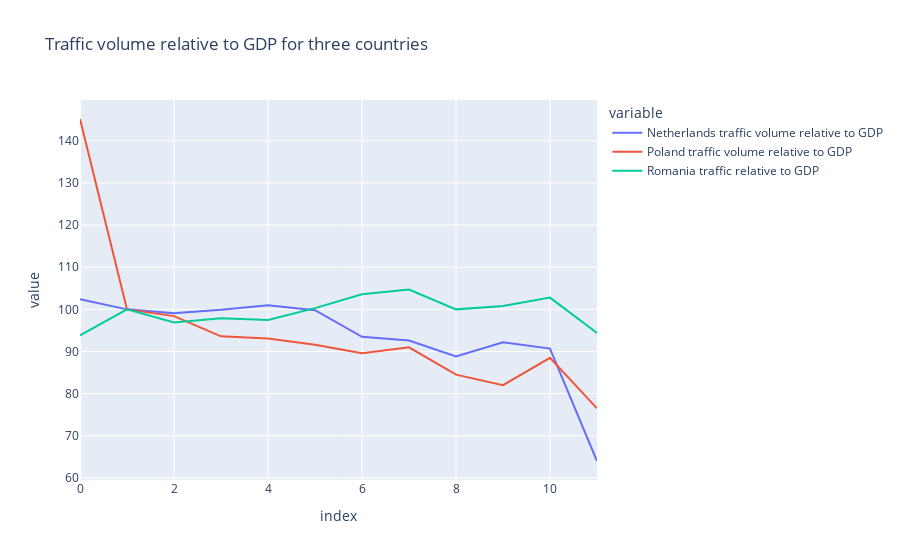
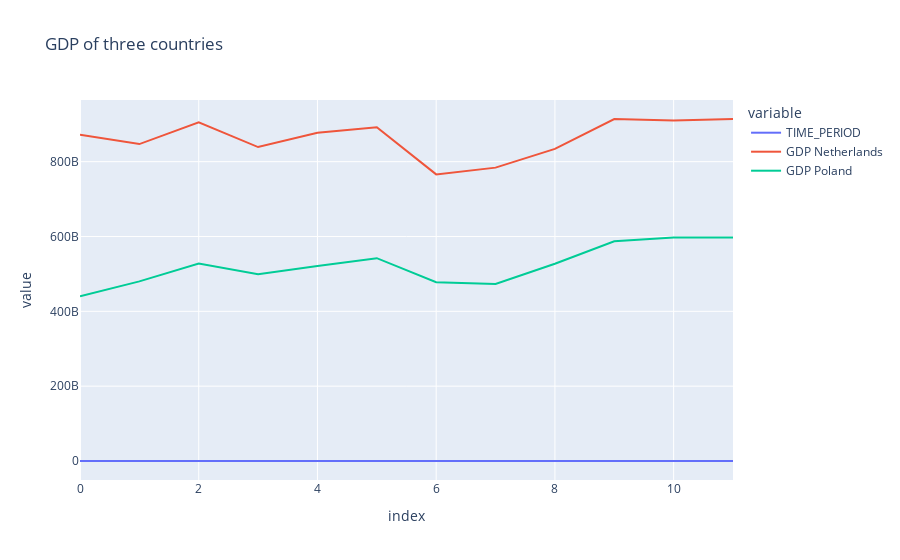
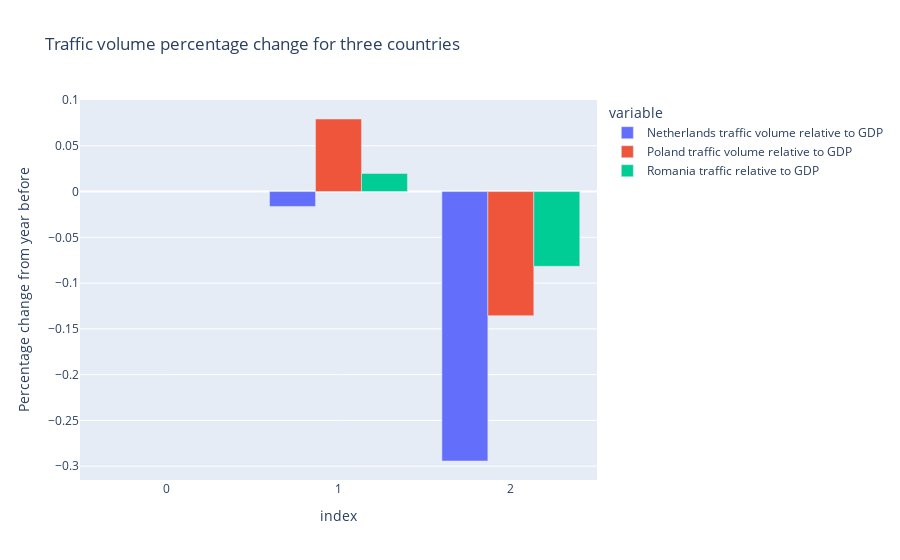
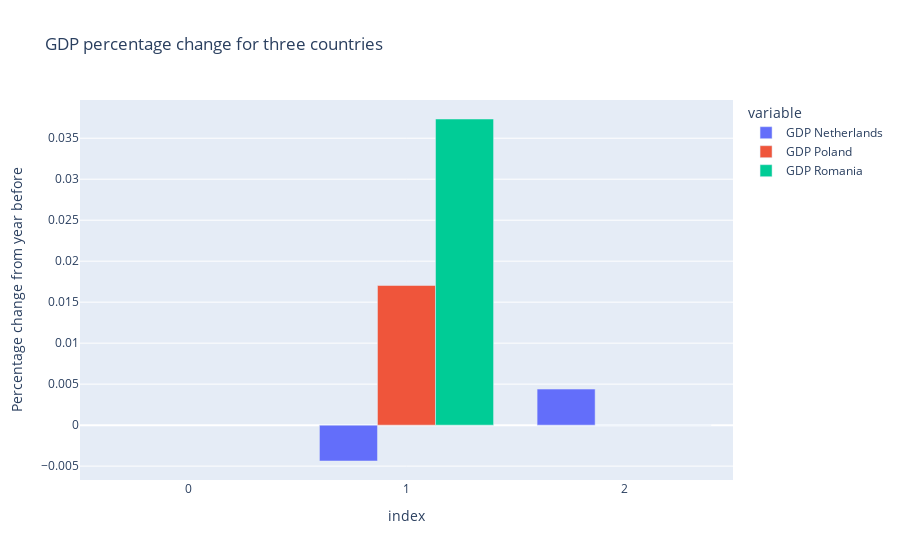

Notebook code cell kept with these figures, in order:
### Code cell
# Make graph showing the Traffic volume relative to GDP over time for the three countries
Traffic_volume = ["Netherlands traffic volume relative to GDP", "Poland traffic volume relative to GDP", "Romania traffic relative to GDP"]
fig = px.line(df_GDP_Traffic_3countries, x=df_GDP_Traffic_3countries.index, y=Traffic_volume, title="Traffic volume relative to GDP for three countries")
fig.show()

# Make graph showing the GDP of the three countries
GDP = ["GDP Netherlands", "GDP Poland", "GDP Romania"]
fig = px.line(df_GDP_Traffic_3countries, x=df_GDP_Traffic_3countries.index, y=df_GDP_Traffic_3countries.columns[0:3], title="GDP of three countries")
fig.show()

# Make bar plot showing the percentual change in Traffic volume
fig = px.bar(df_GDP_Traffic_3countries_COVID, x=df_GDP_Traffic_3countries_COVID.index, y=Traffic_volume, title="Traffic volume percentage change for three countries", barmode='group', labels={
                     "value": "Percentage change from year before"})           
fig.show()

# Make bar plot showing the percentual change in GDP
fig = px.bar(df_GDP_Traffic_3countries_COVID, x=df_GDP_Traffic_3countries_COVID.index, y=GDP, title="GDP percentage change for three countries", barmode='group', labels={
                     "value": "Percentage change from year before"})           
fig.show()

# Make bar plot showing the number of COVID cases 2019 and 2020
Cases = ["COVID_cases_Netherlands", 'COVID_cases_Poland', 'COVID_cases_Romania']
fig = px.bar(df_COVID_final, x="year", y=Cases, title="COVID cases 2019 and 2020", barmode='group', labels={
                     "value": "COVID cases"})           
fig.show()

# Make bar plot showing the number of COVID deaths 2019 and 2020
Deaths = ["COVID_deaths_Netherlands", 'COVID_deaths_Poland', 'COVID_deaths_Romania']
fig = px.bar(df_COVID_final, x="year", y=Deaths, title="COVID deaths 2019 and 2020", barmode='group', labels={
                     "value": "COVID deaths"})           
fig.show()

### Figure 1 — Plotly figure (JSON) as saved in the notebook; plotly's stock layout.template omitted (floating-point values rounded to 4 significant figures)
{"data": [{"hovertemplate": "variable=Netherlands traffic volume relative to GDP<br>index=%{x}<br>value=%{y}<extra></extra>", "legendgroup": "Netherlands traffic volume relative to GDP", "line": {"color": "#636efa", "dash": "solid"}, "mode": "lines", "name": "Netherlands traffic volume relative to GDP", "orientation": "v", "showlegend": true, "type": "scatter", "x": [0, 1, 2, 3, 4, 5, 6, 7, 8, 9, 10, 11], "xaxis": "x", "y": [102.4, 100, 99.1, 99.9, 101, 99.8, 93.5, 92.6, 88.8, 92.2, 90.7, 64], "yaxis": "y"}, {"hovertemplate": "variable=Poland traffic volume relative to GDP<br>index=%{x}<br>value=%{y}<extra></extra>", "legendgroup": "Poland traffic volume relative to GDP", "line": {"color": "#EF553B", "dash": "solid"}, "mode": "lines", "name": "Poland traffic volume relative to GDP", "orientation": "v", "showlegend": true, "type": "scatter", "x": [0, 1, 2, 3, 4, 5, 6, 7, 8, 9, 10, 11], "xaxis": "x", "y": [145.2, 100, 98.4, 93.6, 93.1, 91.6, 89.6, 91, 84.5, 82, 88.5, 76.5], "yaxis": "y"}, {"hovertemplate": "variable=Romania traffic relative to GDP<br>index=%{x}<br>value=%{y}<extra></extra>", "legendgroup": "Romania traffic relative to GDP", "line": {"color": "#00cc96", "dash": "solid"}, "mode": "lines", "name": "Romania traffic relative to GDP", "orientation": "v", "showlegend": true, "type": "scatter", "x": [0, 1, 2, 3, 4, 5, 6, 7, 8, 9, 10, 11], "xaxis": "x", "y": [93.8, 100, 96.9, 97.9, 97.5, 100.3, 103.6, 104.7, 100, 100.8, 102.8, 94.4], "yaxis": "y"}], "layout": {"legend": {"title": {"text": "variable"}, "tracegroupgap": 0}, "title": {"text": "Traffic volume relative to GDP for three countries"}, "xaxis": {"anchor": "y", "domain": [0, 1], "title": {"text": "index"}}, "yaxis": {"anchor": "x", "domain": [0, 1], "title": {"text": "value"}}}}

### Figure 2 — Plotly figure (JSON) as saved in the notebook; plotly's stock layout.template omitted (floating-point values rounded to 4 significant figures)
{"data": [{"hovertemplate": "variable=TIME_PERIOD<br>index=%{x}<br>value=%{y}<extra></extra>", "legendgroup": "TIME_PERIOD", "line": {"color": "#636efa", "dash": "solid"}, "mode": "lines", "name": "TIME_PERIOD", "orientation": "v", "showlegend": true, "type": "scatter", "x": [0, 1, 2, 3, 4, 5, 6, 7, 8, 9, 10, 11], "xaxis": "x", "y": [2009, 2010, 2011, 2012, 2013, 2014, 2015, 2016, 2017, 2018, 2019, 2020], "yaxis": "y"}, {"hovertemplate": "variable=GDP Netherlands<br>index=%{x}<br>value=%{y}<extra></extra>", "legendgroup": "GDP Netherlands", "line": {"color": "#EF553B", "dash": "solid"}, "mode": "lines", "name": "GDP Netherlands", "orientation": "v", "showlegend": true, "type": "scatter", "x": [0, 1, 2, 3, 4, 5, 6, 7, 8, 9, 10, 11], "xaxis": "x", "y": [872000000000, 847000000000, 905000000000, 839000000000, 877000000000, 892000000000, 766000000000, 784000000000, 834000000000, 914000000000, 910000000000, 914000000000], "yaxis": "y"}, {"hovertemplate": "variable=GDP Poland<br>index=%{x}<br>value=%{y}<extra></extra>", "legendgroup": "GDP Poland", "line": {"color": "#00cc96", "dash": "solid"}, "mode": "lines", "name": "GDP Poland", "orientation": "v", "showlegend": true, "type": "scatter", "x": [0, 1, 2, 3, 4, 5, 6, 7, 8, 9, 10, 11], "xaxis": "x", "y": [440000000000, 480000000000, 528000000000, 499000000000, 521000000000, 542000000000, 478000000000, 473000000000, 527000000000, 587000000000, 597000000000, 597000000000], "yaxis": "y"}], "layout": {"legend": {"title": {"text": "variable"}, "tracegroupgap": 0}, "title": {"text": "GDP of three countries"}, "xaxis": {"anchor": "y", "domain": [0, 1], "title": {"text": "index"}}, "yaxis": {"anchor": "x", "domain": [0, 1], "title": {"text": "value"}}}}

### Figure 3 — Plotly figure (JSON) as saved in the notebook; plotly's stock layout.template omitted (floating-point values rounded to 4 significant figures)
{"data": [{"alignmentgroup": "True", "hovertemplate": "variable=Netherlands traffic volume relative to GDP<br>index=%{x}<br>Percentage change from year before=%{y}<extra></extra>", "legendgroup": "Netherlands traffic volume relative to GDP", "marker": {"color": "#636efa", "pattern": {"shape": ""}}, "name": "Netherlands traffic volume relative to GDP", "offsetgroup": "Netherlands traffic volume relative to GDP", "orientation": "v", "showlegend": true, "textposition": "auto", "type": "bar", "x": [0, 1, 2], "xaxis": "x", "y": [null, -0.01627, -0.2944], "yaxis": "y"}, {"alignmentgroup": "True", "hovertemplate": "variable=Poland traffic volume relative to GDP<br>index=%{x}<br>Percentage change from year before=%{y}<extra></extra>", "legendgroup": "Poland traffic volume relative to GDP", "marker": {"color": "#EF553B", "pattern": {"shape": ""}}, "name": "Poland traffic volume relative to GDP", "offsetgroup": "Poland traffic volume relative to GDP", "orientation": "v", "showlegend": true, "textposition": "auto", "type": "bar", "x": [0, 1, 2], "xaxis": "x", "y": [null, 0.07927, -0.1356], "yaxis": "y"}, {"alignmentgroup": "True", "hovertemplate": "variable=Romania traffic relative to GDP<br>index=%{x}<br>Percentage change from year before=%{y}<extra></extra>", "legendgroup": "Romania traffic relative to GDP", "marker": {"color": "#00cc96", "pattern": {"shape": ""}}, "name": "Romania traffic relative to GDP", "offsetgroup": "Romania traffic relative to GDP", "orientation": "v", "showlegend": true, "textposition": "auto", "type": "bar", "x": [0, 1, 2], "xaxis": "x", "y": [null, 0.01984, -0.08171], "yaxis": "y"}], "layout": {"barmode": "group", "legend": {"title": {"text": "variable"}, "tracegroupgap": 0}, "title": {"text": "Traffic volume percentage change for three countries"}, "xaxis": {"anchor": "y", "domain": [0, 1], "title": {"text": "index"}}, "yaxis": {"anchor": "x", "domain": [0, 1], "title": {"text": "Percentage change from year before"}}}}

### Figure 4 — Plotly figure (JSON) as saved in the notebook; plotly's stock layout.template omitted (floating-point values rounded to 4 significant figures)
{"data": [{"alignmentgroup": "True", "hovertemplate": "variable=GDP Netherlands<br>index=%{x}<br>Percentage change from year before=%{y}<extra></extra>", "legendgroup": "GDP Netherlands", "marker": {"color": "#636efa", "pattern": {"shape": ""}}, "name": "GDP Netherlands", "offsetgroup": "GDP Netherlands", "orientation": "v", "showlegend": true, "textposition": "auto", "type": "bar", "x": [0, 1, 2], "xaxis": "x", "y": [null, -0.004376, 0.004396], "yaxis": "y"}, {"alignmentgroup": "True", "hovertemplate": "variable=GDP Poland<br>index=%{x}<br>Percentage change from year before=%{y}<extra></extra>", "legendgroup": "GDP Poland", "marker": {"color": "#EF553B", "pattern": {"shape": ""}}, "name": "GDP Poland", "offsetgroup": "GDP Poland", "orientation": "v", "showlegend": true, "textposition": "auto", "type": "bar", "x": [0, 1, 2], "xaxis": "x", "y": [null, 0.01704, 0], "yaxis": "y"}, {"alignmentgroup": "True", "hovertemplate": "variable=GDP Romania<br>index=%{x}<br>Percentage change from year before=%{y}<extra></extra>", "legendgroup": "GDP Romania", "marker": {"color": "#00cc96", "pattern": {"shape": ""}}, "name": "GDP Romania", "offsetgroup": "GDP Romania", "orientation": "v", "showlegend": true, "textposition": "auto", "type": "bar", "x": [0, 1, 2], "xaxis": "x", "y": [null, 0.03734, 0], "yaxis": "y"}], "layout": {"barmode": "group", "legend": {"title": {"text": "variable"}, "tracegroupgap": 0}, "title": {"text": "GDP percentage change for three countries"}, "xaxis": {"anchor": "y", "domain": [0, 1], "title": {"text": "index"}}, "yaxis": {"anchor": "x", "domain": [0, 1], "title": {"text": "Percentage change from year before"}}}}
